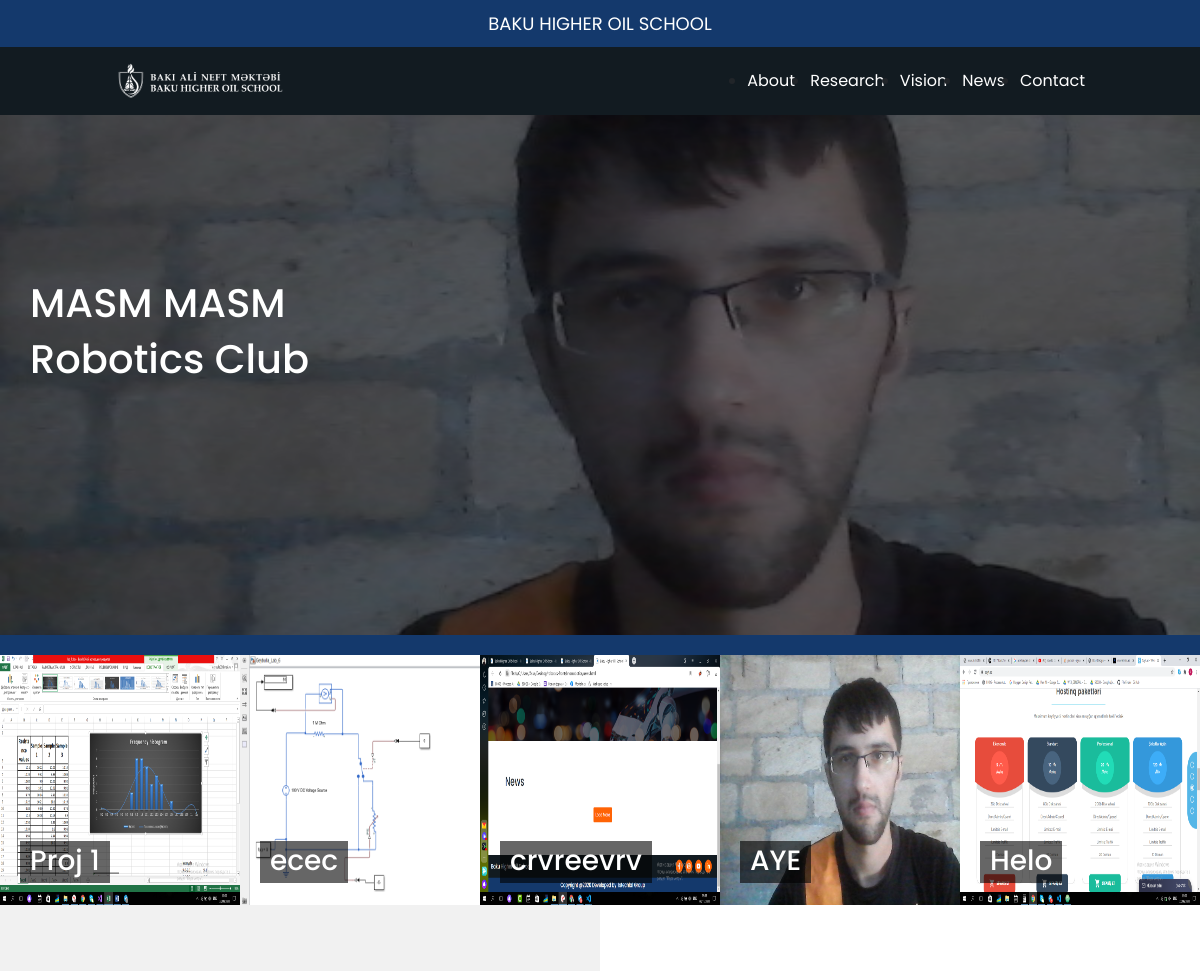
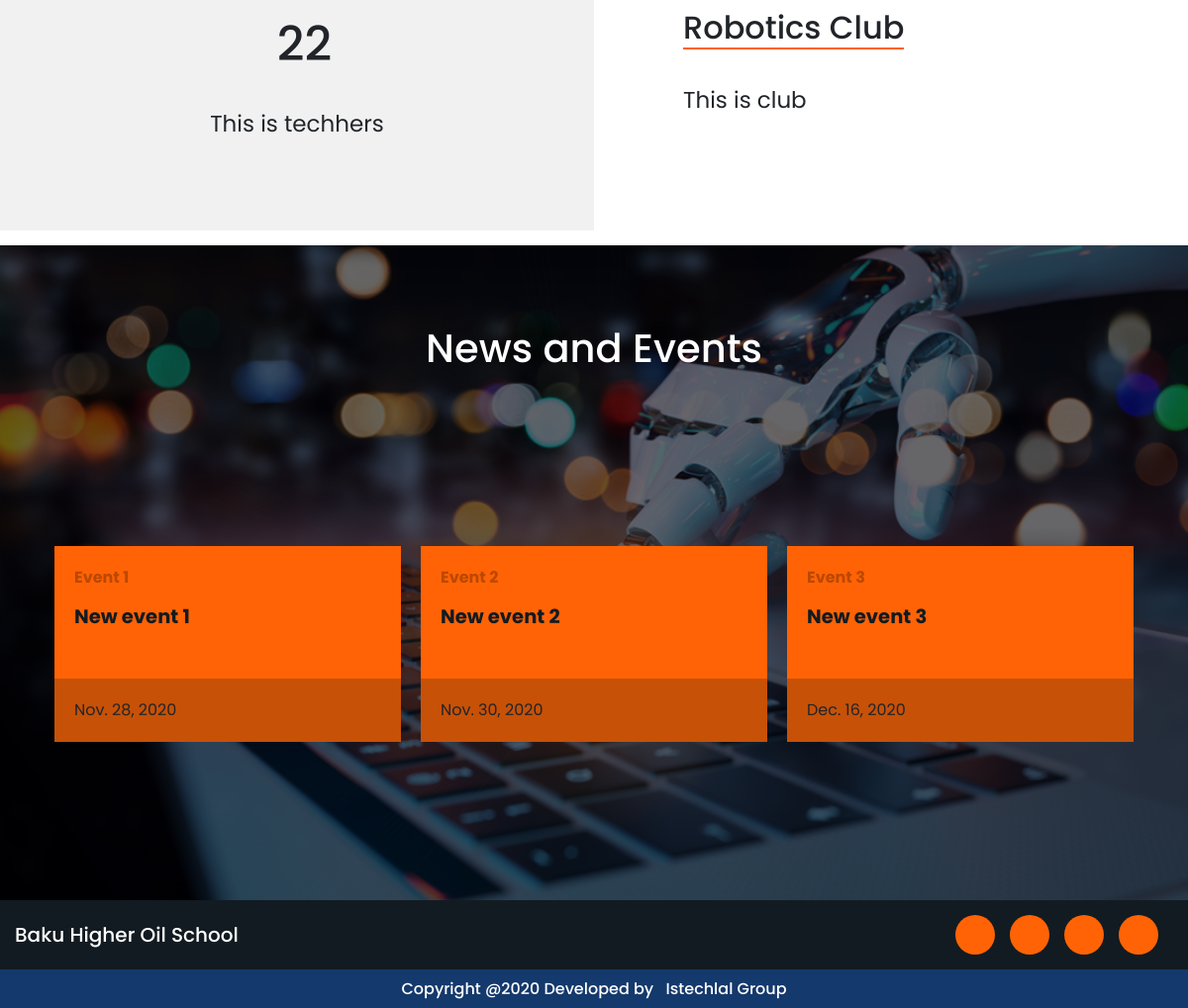
The page / on the database its author committed (2 pictures, top to bottom).
### core/models.py (models this page shows, shortened)
class Greeting(models.Model):
    title = models.CharField(max_length = 500)
    img = models.ImageField(upload_to='media')
    club_name = models.CharField(max_length = 500, default='Robotics Club')
    department_name = models.CharField(max_length=250, default='Process Automation Engineering')
    about_department = models.TextField(default='This is Department')
    about_club = models.TextField(default='This is club')
    about_teachers = models.TextField(default='This is techhers')
    about_students = models.TextField(default='This is students')
    students_count = models.PositiveIntegerField(default=0)
    teacher_count = models.PositiveIntegerField(default=0)

class Project(models.Model):
    title = models.CharField(max_length=250)
    img = models.ImageField(upload_to='media')

class Event(models.Model):
    title = models.CharField(max_length=200)
    body = models.TextField(default='New event')
    date = models.DateField()

### core/views.py (the view)
# urls.py: path('', homePage, name='home'),
def homePage(request):
    greet = Greeting.objects.all()
    projects = Project.objects.all()
    events = Event.objects.all()
    links = Social_Media_Link.objects.all()
    my_dict = {
        'greet':greet,
        'projects':projects,
        'events':events,
        'links':links,
    }
    return render(request, 'index.html', context=my_dict)

### templates/index.html (shortened to what this page needs)
{% load static %}
<!DOCTYPE html>
<html lang="en">
<head>
    <link rel="stylesheet" href="https://cdnjs.cloudflare.com/ajax/libs/meyer-reset/2.0/reset.min.css">
    <link rel="stylesheet" href="https://cdn.jsdelivr.net/npm/bootstrap@4.5.3/dist/css/bootstrap.min.css">
    <link rel="stylesheet" href="{% static 'plugins/css/owl.carousel.min.css' %}">
    <link rel="stylesheet" href="{% static 'plugins/css/owl.theme.default.min.css' %}">
    <link rel="stylesheet" href="plugins/css/aos.css">
    <link rel="stylesheet" href="{% static 'css/style.css' %}">
</head>
<body data-aos="fade-down">
    <header>
        <div id="upper_nav">
            <div class="container">
                <div class="row">
                    <div class="title">
                        <a target="_blank" href="http://www.bhos.edu.az/az/index">Baku Higher Oil School</a>
                    </div>
                </div>
            </div>
        </div>
        <div id="lower_nav">
            <nav>
                <div class="container-fluid">
                    <div class="row">
                        <div class="col-4 offset-lg-1 col-lg-2">
                            <div class="logo">
                                <a href="{% url 'core:home' %}"><img src="{% static 'assets/img/logo/bhos-logo.png' %}" alt="logo"></a>
                            </div>
                        </div>
                        <div class="col-lg-8">
                            <div class="navigation_bar">
                                <ul>
                                    <li><a href="{% url 'core:about' %}">About</a></li>
                                    <li><a href="{% url 'core:research' %}">Research</a></li>
                                    <li><a href="{% url 'core:vision' %}">Vision</a></li>
                                    <li><a href="{% url 'core:news' %}">News</a></li>
                                    <li><a href="{% url 'core:contact' %}">Contact</a></li>
                                </ul>
                            </div>
                        </div>
                    </div>
                </div>
            </nav>
        </div>
    </header>
    <main>
        <section id="greeting" style="background-image: url({{ greet.0.img.url }});">
            <div class="container">
                <div class="title">
                    <div class="row">
                        <h1>{{ greet.0.title }}</h2>
                    </div>
                    <div class="row">
                        <h1>{{ greet.0.club_name }}</h2>
                    </div>
                </div>
            </div>
        </section>
        <div class="line"></div>
        <section id="project">
            <div class="container-fluid m-0 p-0">
                <div class="project_slider owl-theme owl-carousel">
                    <div class="project_item">
                        <img src="{{ projects.0.img.url }}" alt="Project">
                        <div class="project_bottom">
                            <div class="background_opacity"></div>
                            <h3>
                                <a href="project-details.html">{{ projects.0.title }}</a>
                            </h3>
                        </div>
                    </div>
                    <div class="project_item">
                        <img src="{{ projects.1.img.url }}" alt="Project">
                        <div class="project_bottom">
                            <div class="background_opacity"></div>
                            <h3>
                                <a href="project-details.html">{{ projects.1.title }}</a>
                            </h3>
                        </div>
                    </div>
                    <div class="project_item">
                        <img src="{{ projects.2.img.url }}" alt="Project">
                        <div class="project_bottom">
                            <div class="background_opacity"></div>
                            <h3>
                                <a href="project-details.html">{{ projects.2.title }}</a>
                            </h3>
                        </div>
                    </div>
                    <div class="project_item">
                        <img src="{{ projects.3.img.url }}" alt="Project">
                        <div class="project_bottom">
                            <div class="background_opacity"></div>
                            <h3>
                                <a href="project-details.html">{{ projects.3.title }}</a>
                            </h3>
                        </div>
                    </div>
                    <div class="project_item">
                        <img src="{{ projects.4.img.url }}" alt="Project">
                        <div class="project_bottom">
                            <div class="background_opacity"></div>
                            <h3>
                                <a href="project-details.html">{{ projects.4.title }}</a>
                            </h3>
                        </div>
                    </div>
                </div>
            </div>
        </section>
        <section id="about" class="section_padding_bottom">
            <div class="container-fluid m-0 p-0">
                <div class="about_slider owl-theme owl-carousel">
                    <div class="about_item colored">
                        <div class="section_title">
                            <span></span>
                            <h2>{{ greet.0.teacher_count }}</h2>
                        </div>
                        <div class="section_content">
                            <p>
                                {{ greet.0.about_teachers }}
                            </p>
                        </div>
                    </div>
                    <div class="about_item not_colored">
                        <div class="section_title">
                            <h2>{{ greet.0.club_name }} </h2>
                        </div>
                        <div class="section_content">
                            <p>
                                {{ greet.0.about_club }}
                            </p>
                        </div>
                    </div>
                </div>
            </div>
        </section>
        <section id="news_events" data-aos="fade-up"  style="background-image: url({% static 'assets/img/home/news-events.png' %});">
            <div class="title">
                <h1>News and Events</h1>
            </div>
            <div class="container pt-5">
            </div>
            <div class="container padding">
                <div class="event_slider owl-theme owl-carousel">
                    {% for event in events %}
                    <div class="event_item">
                        <div class="event_title">
                            <p>{{event.title}}</p>
                            <h2>
                                {{event.body}}
                            </h2>
                        </div>
                        <div class="event_bottom">
                            <p>{{ event.date }}</p>
                        </div>
                    </div>
                    {% endfor %}
                </div>
            </div>
        </section>
    </main>
    <footer>
        <section id="university">
            <div class="container-fluid">
                <div class="row">
                    <div class="col-lg-6">
                        <div class="name">
                            <h5><a href="{% url 'core:home' %}">Baku Higher Oil School</a></h5>
                        </div>
                    </div>
                    <div class="col-lg-6">
                        <div class="icons">
                            <ul>
                                <li><a href="{{ links.0.facebook }}"></a></li>
                                <li><a href="{{ links.0.instagram }}"></a></li>
                                <li><a href="{{ links.0.youtube }}"></a></li>
                                <li><a href="{{ links.0.linkedin }}"></a></li>
                            </ul>
                        </div>
                    </div>
                </div>
            </div>
        </section>
        <section id="copyright">
            <div class="container-fluid">
                <div class="row">
                    <div class="col-12 text-center">
                        <h6><p>Copyright @2020 Developed by &nbsp; <a href="https://istechlal.com/" target="_blank"> Istechlal Group</a></p></h6>
                    </div>
                </div>
            </div>
        </section>
    </footer>
</body>
</html>

### rows shown on the page
Greeting: img (picture), title "MASM MASM", club_name "Robotics Club", teacher_count "22", about_teachers "This is techhers", about_club "This is club"
Project: img (picture), title "Proj 1"
Project: img (picture), title "ecec"
Project: img (picture), title "crvreevrv"
Project: img (picture), title "AYE"
Project: img (picture), title "Helo"
Event: title "Event 1", body "New event 1", date "Nov. 28, 2020"
Event: title "Event 2", body "New event 2", date "Nov. 30, 2020"
Event: title "Event 3", body "New event 3", date "Dec. 16, 2020"
